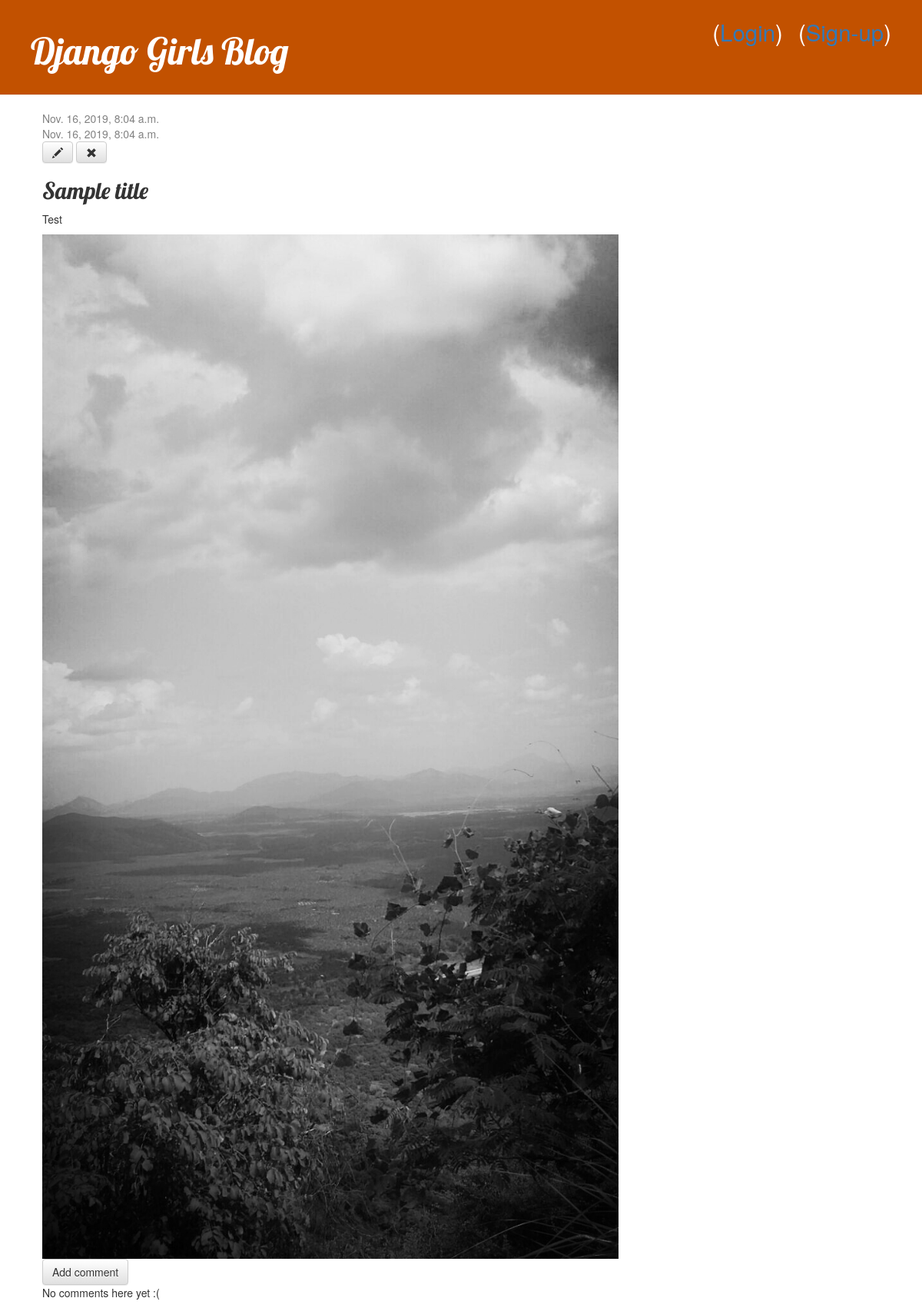
/post/5/, run on the app's committed database.
### blog/models.py (models this page shows, shortened)
class Post(models.Model):
    author = models.ForeignKey(settings.AUTH_USER_MODEL, on_delete=models.CASCADE)
    title = models.CharField(max_length=200)
    text = models.TextField()
    created_date = models.DateTimeField(default=timezone.now)
    published_date = models.DateTimeField(blank=True, null=True)
    image_post = models.ImageField(upload_to='images/', blank = True)
    status = models.CharField(max_length=1, choices=STATUS_CHOICES)

### blog/views.py (the view)
# urls.py: path('post/<int:pk>/', views.post_detail, name='post_detail'),
def post_detail(request, pk):
    post = get_object_or_404(Post, pk=pk)
    return render(request, 'blog/post_detail.html', {'post': post})

### blog/templates/blog/post_detail.html (shortened to what this page needs)
{% extends 'blog/base.html' %}
{% block content %}
    <div class="post">
        {% if post.published_date %}
            <div class="date">
                {{ post.published_date }}
            </div>
        {% endif %}
{% if post.published_date %}
    <div class="date">
        {{ post.published_date }}
    </div>
{% else %}
    <a class="btn btn-default" href="{% url 'post_publish' pk=post.pk %}">Publish<n></a>
{% endif %}
 <a class="btn btn-default" href="{% url 'post_edit' pk=post.pk %}"><span class="glyphicon glyphicon-pencil"></span></a>
	<a class="btn btn-default" href="{% url 'post_remove' pk=post.pk %}"><span class="glyphicon glyphicon-remove"></span></a>
       <h2>{{ post.title }}</h2>
       <p>{{ post.text|linebreaksbr }}</p>
<img src="{{ post.image_post.url }}" class="img-responsive" style="width: 100%; float: left; margin-right: 10px;" />
    </div>
<a class="btn btn-default" href="{% url 'add_comment_to_post' pk=post.pk %}">Add comment</a>
{% for comment in post.comments.all %}
    {% if user.is_authenticated or comment.approved_comment %}
    <div class="comment">
        <div class="date">
            {{ comment.created_date }}
            {% if not comment.approved_comment %}
                <a class="btn btn-default" href="{% url 'comment_remove' pk=comment.pk %}"><span class="glyphicon glyphicon-remove"></span></a>
                <a class="btn btn-default" href="{% url 'comment_approve' pk=comment.pk %}"><span class="glyphicon glyphicon-ok"></span></a>
            {% endif %}
        </div>
        <strong>{{ comment.author }}</strong>
        <p>{{ comment.text|linebreaks }}</p>
    </div>
    {% endif %}
{% empty %}
    <p>No comments here yet :(</p>
{% endfor %}
{% endblock %}

### blog/static/css/blog.css (style rules this page uses)
h1, h2, h3, h4 { font-family: 'Lobster', cursive; }
.date { color: #828282; }
.post { margin-bottom: 70px; }

### data on the page
Post: published_date "Nov. 16, 2019, 8:04 a.m.", title "Sample title", text "Test", image_post (picture)
